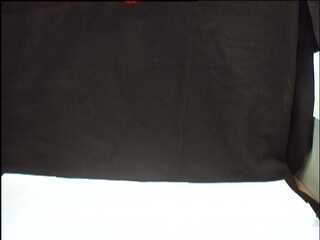
#> input picture Practica_Filtro_Particulas/SecuenciaPelota/01.jpg, 320 x 240 px; its folder holds 4 pictures in this run
$ python FP.py
#> lines starting #> are read from the running program, lines starting #| are printed output that depends on the picture; after the words box and inside, x2 and y2 are one past the last pixel; in counts of white or black regions, pixels touching at a corner belong together
import glob
import cv2
import numpy as np
import argparse
import os
from random import randint, uniform, gauss

lx = 10
ly = 10
num_particles = 100
pc_base = 0.1


def substraction_images(pre, post, file_sub):
    """
    Restamos la imagen actual con la una imagen fruto de la media de todas las imagenes anteriores

    :param pre: imagen actual
    :param post: media de imagenes anteriores
    :return: imagen restada sin fondo
    """

    x, y, c = images[0].shape
    th = 20
    static = abs(pre - post) > th
    static = static[:, :, 0] * static[:, :, 1] * static[:, :, 2]

    mask = (np.zeros((x, y)) + static)*255

    erode = cv2.erode(mask, None, iterations=2)
    dilate = cv2.dilate(erode, None, iterations=6)
    cv2.imwrite(FLAGS.path_out + '/imgSub/' + file_sub, dilate)

    return dilate


def mean_images_rgb(images_mean):
    """
    Media de las imagenes de entrada

    :param images_mean: array de imagenes
    :return: imagen con la media de las imagenes de entrada
    """
    x, y, c = images_mean[0].shape
    image_b = images_mean[:, :, :, 0]
    image_g = images_mean[:, :, :, 1]
    image_r = images_mean[:, :, :, 2]
    mean_img = np.zeros((x, y, 3))
    mean_img[:, :, 0] = (np.mean(image_b, axis=0))
    mean_img[:, :, 1] = (np.mean(image_g, axis=0))
    mean_img[:, :, 2] = (np.mean(image_r, axis=0))
    return mean_img


def initialization(img_init):
    """
    Se inicializan las coordenadas sobre el ancho y largo del espacio de la imagen

    :param img_init: imagen inicial de entrada
    :return: coordenadas aleatorias sobre el ancho y largo del espacio de la imagen
    """
    y, x, c = img_init.shape
    x_rand = [randint(lx, x-lx) for p in range(0, num_particles)]
    y_rand = [randint(lx, y-lx) for p in range(0, num_particles)]

    points = []
    for i in range(0, len(x_rand)):
        points.append((int(x_rand[i] - lx), int(y_rand[i] - ly), lx, ly, 0, 0))
    return points


def evaluation(points_init_in, img):
    """
    Se calculan si las coordenadas estan sobre la mascara del objeto y superan un cierto solapamiento

    :param points_init_in: coordenadas aleatorias iniciales
    :param img: imagen de entrada, mascara del objeto
    :return: coordenadas de las particulas que han sobrevivido y sus pesos
    """

    # Paara calcular si una particula es buena, calculo cuanto porcentaje de su propia area tiene pixeles blancos
    # pienso que de esta forma, el calculo es mas invariante al tamano de la particula
    weight_particles = []
    points_eval = []
    lx = 0
    ly = 0
    for p in points_init_in:
        x = p[0]
        y = p[1]
        if p[2] != 0:
            lx = p[2]
        if p[3] != 0:
            ly = p[3]
        white_px_obj = ((2 * lx) * (2 * ly)) ** 2
        crop_img = img[y-ly:y+ly, x-lx:x+lx]
        white_px_part = np.sum(crop_img)
        if white_px_part > 0:
            pc = white_px_part / white_px_obj
            if pc > pc_base:
                points_eval.append((x, y, p[2], p[3], p[4], p[5]))
                weight_particles.append(pc)
    return weight_particles, points_eval


def estimation(points_eval_in, img_estimation, file_estimation):
    """
    Se hace un promedio de las particulas que han sobrevivido y se proyecta sobre la imagen

    :param points_eval_in: coordenadas de las particulas
    :param img_estimation: imagen de entrada
    :param file_estimation: fichero de salida
    :return: coordenadas de las nuevas particulas con el tamano estimado de la particula que engloba al objeto
    """
    img_rect = img_estimation.copy()
    arr_x = []
    arr_y = []
    points_estimation = []
    dist_x = 0
    dist_y = 0
    for p in points_eval_in:
        x = p[0]
        y = p[1]

        if p[2] != 0:
            lx = p[2]
        if p[3] != 0:
            ly = p[3]

        arr_x.append(x)
        arr_y.append(y)

    if len(points_eval_in) > 0:
        max_x = max(arr_x)
        max_y = max(arr_y)

        min_x = min(arr_x)
        min_y = min(arr_y)

        dist_x = int((max_x - min_x)/2)
        dist_y = int((max_y - min_y)/2)

        upper_left = (min_x - int(lx/2)), (min_y - int(ly/2))

        bottom_right = (max_x + int(lx/2)), (max_y + int(ly/2))

        img_rect = cv2.rectangle(img_rect, upper_left, bottom_right, (0, 255, 0), 1)

        cv2.imwrite(FLAGS.path_out + '/img/' + file_estimation, img_rect)

    else:
        cv2.imwrite(FLAGS.path_out + '/img/' + file_estimation, img_estimation)

    for p in points_eval_in:
        points_estimation.append((p[0], p[1], dist_x, dist_y, p[4], p[5]))

    return points_estimation


def selection(points_estimation_in, weights):
    """
    Mediante el mecanismo de la ruleta se generan nuevas coordenadas para crear nuevas particuls

    :param points_estimation_in: coordenadas de entrada que han sobrevivido
    :param weights: peso de las coordenadas de entrada
    :return: coordenadas de las nuevas particulas
    """

    sum_weights = np.sum(weights)
    items = []
    points_selection = []
    if np.sum(sum_weights) > 0:
        # print(len(points_estimation_in))
        # print(len(weights))
        for i in range(0, num_particles):
            pick = uniform(0, sum_weights)
            current = 0
            for w in weights:
                current += w
                if current > pick:
                    item = np.where(weights == w)[0][0]
                    items.append(item)
                    break
    for item in items:
        points_selection.append(points_estimation_in[item])
    return points_selection


def diffusion(points_diffusion_in):
    """
    Tras haber generado nuevas particulas estas se pasan por un mecanismo de difusion para repartirlas sutilmente

    :param points_diffusion_in: coordenadas de las particulas
    :return: coordenadas ligeramente repartidas
    """
    points_difussion = []

    for p in points_diffusion_in:
        point = []
        x_rand = gauss(0, 10)
        y_rand = gauss(0, 10)
        x = int(p[0] + x_rand)
        y = int(p[1] + y_rand)
        point.append(x)
        point.append(y)
        points_difussion.append((x, y, p[2], p[3], p[4], p[5]))
    return points_difussion


def motion_model(points_motion_in):
    """
    Calculamos el modelo de movimiento a partir de un modelo regresivo de primer orden, donde aplicamos una gaussiana
    al la velocidad inicial
    :param points_motion_in: coordenadas de difusion de entrada
    :return: coordenadas con modelado de movimiento y velocidad en el eje x y en el eje y
    """
    points_model = []
    arr_vx = []
    arr_vy = []
    for p in points_motion_in:
        vx_rand = gauss(0, 5)
        vy_rand = gauss(0, 5)
        # vx(t+1) = vx(t) + G(0,s)
        vx = int(p[4] + vx_rand)
        # vy(t+1) = vy(t) + G(0,s)
        vy = int(p[5] + vy_rand)
        # x(t+1) = x(t) + vx(t+1)
        x = p[0] + vx
        # y(t+1) = y(t) + vy(t+1)
        y = p[1] + vy
        points_model.append((x, y, p[2], p[3], vx, vy))
        arr_vx.append(vx)
        arr_vy.append(vy)

    return points_model, np.mean(arr_vx), np.mean(arr_vy)


def print_points(img_print, points_print, mean_vx, mean_vy, file_print):
    img_out = img_print.copy()
    for p in points_print:
        x = p[0]
        y = p[1]
        lx = 0
        ly = 0
        if p[2] != 0:
            lx = p[2]
        if p[3] != 0:
            ly = p[3]
        upper_left = (x - lx), (y - ly)

        bottom_right = (x + lx), (y + ly)

        img_out = cv2.rectangle(img_out, upper_left, bottom_right, (0, 255, 0), 1)
        img_out =cv2.putText(img_out, text="vel x: "+ str(mean_vx) , org=(0,25),fontFace=0, fontScale=0.5, color=(0, 255, 0))
        img_out =cv2.putText(img_out, text="vel y: "+ str(mean_vy) , org=(0,50),fontFace=0, fontScale=0.5, color=(0, 255, 0))

    cv2.imwrite(FLAGS.path_out + '/imgVel/' + file_print, img_out)


def make_video(folder, name):
    import cv2
    import numpy as np
    import glob

    img_array = []
    for filename in glob.glob(folder + '*.jpg'):
        img = cv2.imread(filename)
        height, width, layers = img.shape
        size = (width, height)
        img_array.append(img)

    out = cv2.VideoWriter(FLAGS.path_out + '/video/' + name + '.avi', cv2.VideoWriter_fourcc(*'DIVX'), 15, size)

    for i in range(len(img_array)):
        out.write(img_array[i])
    out.release()


if __name__ == '__main__':  # pragma: no cover
    ap = argparse.ArgumentParser(description='Main parser')
    ############################################################################
    #   Rutas a modificar en caso de que no se ejecute por línea de comandos   #
    #           Leer fichero leeme.txt para mayor informacion                 #
    ap.add_argument('--path_im', default='D:/Google Drive/MOVA/2_Cuatri/Dinamica/Practicas/P2/trunk/Practica_Filtro_Particulas/SecuenciaPelota')
    ap.add_argument('--path_out', default='D:/Google Drive/MOVA/2_Cuatri/Dinamica/Practicas/P2/trunk/Practica_Filtro_Particulas/out')
    #                                                                          #
    #                                                                          #
    ############################################################################
    FLAGS = ap.parse_args()

    if not os.path.exists(FLAGS.path_out):
        os.makedirs(FLAGS.path_out)
    if not os.path.exists(FLAGS.path_out + '/imgVel'):
        os.makedirs(FLAGS.path_out + '/imgVel')
    if not os.path.exists(FLAGS.path_out + '/img'):
        os.makedirs(FLAGS.path_out + '/img')
    if not os.path.exists(FLAGS.path_out + '/imgSub'):
        os.makedirs(FLAGS.path_out + '/imgSub')
    if not os.path.exists(FLAGS.path_out + '/video'):
        os.makedirs(FLAGS.path_out + '/video')

    num_img_base = 40
    images = []
    first_image = True

    for filename in glob.glob(os.path.join(FLAGS.path_im, '*')):
        file = filename.split('/')[-1].split('\\')[-1]
        img = cv2.imread(filename)
#> img is the input picture: shape (240, 320, 3); mean B, G, R 91.9, 93.2, 95.5
        if first_image:
            points_init = initialization(img)
#> points_init = 100 items, first 6: (197, 115, 10, 10, 0, 0), (215, 126, 10, 10, 0, 0), (20, 169, 10, 10, 0, 0), (132, 164, 10, 10, 0, 0), (261, 179, 10, 10, 0, 0), (248, 203, 10, 10, 0, 0)
            first_image = False
        images.append(img)
        images_np = np.array(images)
        n_img = len(images)
#> n_img = 1
        if n_img > num_img_base:
            img_mask = substraction_images(img, mean_images_rgb(images_np[-num_img_base:]), file)
        else:
            img_mask = substraction_images(img, mean_images_rgb(images_np), file)
#> in mean_images_rgb, `mean_img[:, :, 0] = (np.mean(image_b, axis=0))`:
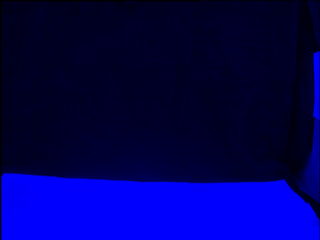
#> mean_img: shape (240, 320, 3) float64; mean of channels 0, 1, 2 91.9, 0, 0; drawn as B, G, R
#> in mean_images_rgb, `mean_img[:, :, 1] = (np.mean(image_g, axis=0))`:
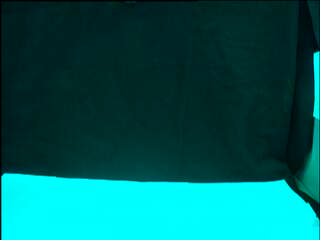
#> mean_img: shape (240, 320, 3) float64; mean of channels 0, 1, 2 91.9, 93.2, 0; drawn as B, G, R
#> in substraction_images, `x, y, c = images[0].shape`: x = 240; y = 320; c = 3
#> in substraction_images, `static = abs(pre - post) > th`: static: shape (240, 320, 3) bool; every value is 0
#> in substraction_images, `static = static[:, :, 0] * static[:, :, 1] * static[:, :, 2]`: static: shape (240, 320) bool; every value is 0
#> in substraction_images, `mask = (np.zeros((x, y)) + static)*255`: mask: shape (240, 320) float64; every value is 0
        weight_particles_out, points_eval_out = evaluation(points_init, img_mask)
#> the loop in evaluation, `for p in points_init_in:` made 100 passes
#> (p, x, y) on passes 1 to 12: ((197, 115, 10, 10, 0, 0), 197, 115), ((215, 126, 10, 10, 0, 0), 215, 126), ((20, 169, 10, 10, 0, 0), 20, 169), ((132, 164, 10, 10, 0, 0), 132, 164), ((261, 179, 10, 10, 0, 0), 261, 179), ((248, 203, 10, 10, 0, 0), 248, 203), ((207, 91, 10, 10, 0, 0), 207, 91), ((155, 21, 10, 10, 0, 0), 155, 21), ((244, 83, 10, 10, 0, 0), 244, 83), ((183, 156, 10, 10, 0, 0), 183, 156), ((298, 29, 10, 10, 0, 0), 298, 29), ((111, 124, 10, 10, 0, 0), 111, 124)
#> (x, y) on passes 61 to 66: (154, 5), (282, 49), (149, 47), (63, 183), (280, 31), (170, 122)
#> after the loop in evaluation, `for p in points_init_in:`: points_eval = []
#> weight_particles_out = []; points_eval_out = []
        if not points_eval_out:
            points_init = initialization(img)
#> points_init = 100 items, first 6: (291, 204, 10, 10, 0, 0), (86, 202, 10, 10, 0, 0), (104, 29, 10, 10, 0, 0), (29, 220, 10, 10, 0, 0), (81, 65, 10, 10, 0, 0), (82, 34, 10, 10, 0, 0)
            weight_particles_out, points_eval_out = evaluation(points_init, img_mask)
#> the loop in evaluation (call 2), `for p in points_init_in:` made 100 passes
#> (p, x, y) on passes 1 to 12: ((291, 204, 10, 10, 0, 0), 291, 204), ((86, 202, 10, 10, 0, 0), 86, 202), ((104, 29, 10, 10, 0, 0), 104, 29), ((29, 220, 10, 10, 0, 0), 29, 220), ((81, 65, 10, 10, 0, 0), 81, 65), ((82, 34, 10, 10, 0, 0), 82, 34), ((175, 167, 10, 10, 0, 0), 175, 167), ((271, 133, 10, 10, 0, 0), 271, 133), ((128, 209, 10, 10, 0, 0), 128, 209), ((60, 166, 10, 10, 0, 0), 60, 166), ((226, 165, 10, 10, 0, 0), 226, 165), ((89, 88, 10, 10, 0, 0), 89, 88)
#> p on passes 28 to 33: (23, 10, 10, 10, 0, 0), (278, 216, 10, 10, 0, 0), (143, 191, 10, 10, 0, 0), (69, 179, 10, 10, 0, 0), (122, 155, 10, 10, 0, 0), (246, 167, 10, 10, 0, 0)
        points_estimation_out = estimation(points_eval_out, img, file)
        points_selection_out = selection(points_estimation_out, weight_particles_out)
        points_diffusion = diffusion(points_selection_out)
        points_init, mean_vx, mean_vy = motion_model(points_diffusion)
        print_points(img, points_init, mean_vx, mean_vy, file)
#> pass 2 of the loop `for filename in glob.glob(os.path.join(FLAGS.path_im, '*')):`:
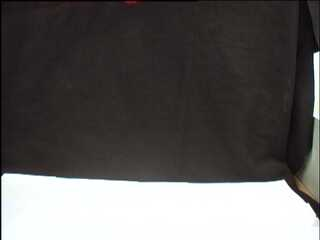
#> input picture Practica_Filtro_Particulas/SecuenciaPelota/02.jpg, 320 x 240 px
#> img is the input picture: shape (240, 320, 3); mean B, G, R 92, 93.2, 95.5
#> in mean_images_rgb (call 2), `mean_img[:, :, 0] = (np.mean(image_b, axis=0))`:
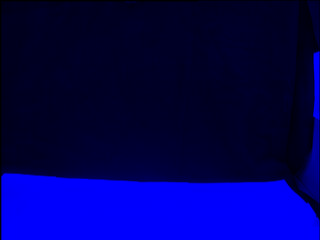
#> mean_img: shape (240, 320, 3) float64; mean of channels 0, 1, 2 91.9, 0, 0; drawn as B, G, R
#> in mean_images_rgb (call 2), `mean_img[:, :, 1] = (np.mean(image_g, axis=0))`:
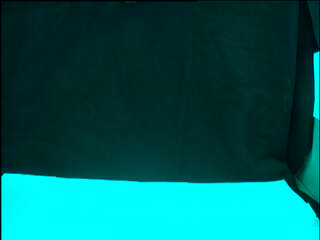
#> mean_img: shape (240, 320, 3) float64; mean of channels 0, 1, 2 91.9, 93.2, 0; drawn as B, G, R
#> pass 3 of the loop `for filename in glob.glob(os.path.join(FLAGS.path_im, '*')):`:
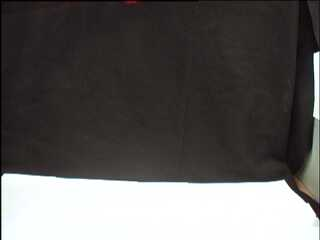
#> input picture Practica_Filtro_Particulas/SecuenciaPelota/03.jpg, 320 x 240 px
#> img is the input picture: shape (240, 320, 3); mean B, G, R 91.6, 93.1, 95.4
#> in mean_images_rgb (call 3), `mean_img[:, :, 1] = (np.mean(image_g, axis=0))`:
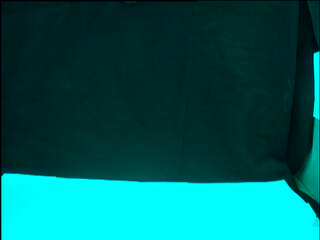
#> mean_img: shape (240, 320, 3) float64; mean of channels 0, 1, 2 91.8, 93.2, 0; drawn as B, G, R
#> in substraction_images (call 3), `static = static[:, :, 0] * static[:, :, 1] * static[:, :, 2]`:
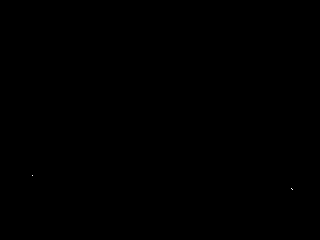
#> static: shape (240, 320) bool; 0% white in thin lines or dots, all inside (x1, y1, x2, y2) = (32, 175, 293, 190)
#> the loop made 4 passes; the first 3 are shown

    make_video(FLAGS.path_out + '/img/', 'videoEstimation')
#> (the run stopped early here; a loop or call above may not have finished)
